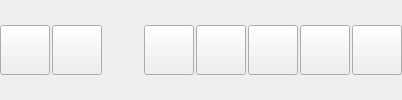
       <widget class="QWidget" name="wdtDishesButtonsSet" native="true">
        <layout class="QHBoxLayout" name="horizontalLayout_2">
         <property name="spacing">
          <number>2</number>
         </property>
         <property name="leftMargin">
          <number>0</number>
         </property>
         <property name="topMargin">
          <number>0</number>
         </property>
         <property name="rightMargin">
          <number>0</number>
         </property>
         <property name="bottomMargin">
          <number>0</number>
         </property>
         <item>
          <widget class="QPushButton" name="btnOrderDown">
           <property name="sizePolicy">
            <sizepolicy hsizetype="Fixed" vsizetype="Fixed">
             <horstretch>0</horstretch>
             <verstretch>0</verstretch>
            </sizepolicy>
           </property>
           <property name="minimumSize">
            <size>
             <width>50</width>
             <height>50</height>
            </size>
           </property>
           <property name="maximumSize">
            <size>
             <width>50</width>
             <height>50</height>
            </size>
           </property>
           <property name="focusPolicy">
            <enum>Qt::NoFocus</enum>
           </property>
           <property name="text">
            <string/>
           </property>
           <property name="icon">
            <iconset resource="../core_gui/res.qrc">
             <normaloff>:/new/prefix1/res/icons/down.png</normaloff>:/new/prefix1/res/icons/down.png</iconset>
           </property>
           <property name="iconSize">
            <size>
             <width>40</width>
             <height>40</height>
            </size>
           </property>
          </widget>
         </item>
         <item>
          <widget class="QPushButton" name="btnOrderUp">
           <property name="sizePolicy">
            <sizepolicy hsizetype="Fixed" vsizetype="Fixed">
             <horstretch>0</horstretch>
             <verstretch>0</verstretch>
            </sizepolicy>
           </property>
           <property name="minimumSize">
            <size>
             <width>50</width>
             <height>50</height>
            </size>
           </property>
           <property name="maximumSize">
            <size>
             <width>50</width>
             <height>50</height>
            </size>
           </property>
           <property name="focusPolicy">
            <enum>Qt::NoFocus</enum>
           </property>
           <property name="text">
            <string/>
           </property>
           <property name="icon">
            <iconset resource="../core_gui/res.qrc">
             <normaloff>:/new/prefix1/res/icons/up.png</normaloff>:/new/prefix1/res/icons/up.png</iconset>
           </property>
           <property name="iconSize">
            <size>
             <width>40</width>
             <height>40</height>
            </size>
           </property>
          </widget>
         </item>
         <item>
          <spacer name="horizontalSpacer_2">
           <property name="orientation">
            <enum>Qt::Horizontal</enum>
           </property>
           <property name="sizeHint" stdset="0">
            <size>
             <width>40</width>
             <height>20</height>
            </size>
           </property>
          </spacer>
         </item>
         <item>
          <widget class="QPushButton" name="btnMoveDish">
           <property name="minimumSize">
            <size>
             <width>50</width>
             <height>50</height>
            </size>
           </property>
           <property name="maximumSize">
            <size>
             <width>50</width>
             <height>50</height>
            </size>
           </property>
           <property name="focusPolicy">
            <enum>Qt::NoFocus</enum>
           </property>
           <property name="text">
            <string/>
           </property>
           <property name="icon">
            <iconset resource="../core_gui/res.qrc">
             <normaloff>:/new/prefix1/res/icons/move.PNG</normaloff>:/new/prefix1/res/icons/move.PNG</iconset>
           </property>
           <property name="iconSize">
            <size>
             <width>40</width>
             <height>40</height>
            </size>
           </property>
          </widget>
         </item>
         <item>
          <widget class="QPushButton" name="btnQtyDel">
           <property name="sizePolicy">
            <sizepolicy hsizetype="Fixed" vsizetype="Fixed">
             <horstretch>0</horstretch>
             <verstretch>0</verstretch>
            </sizepolicy>
           </property>
           <property name="minimumSize">
            <size>
             <width>50</width>
             <height>50</height>
            </size>
           </property>
           <property name="maximumSize">
            <size>
             <width>50</width>
             <height>50</height>
            </size>
           </property>
           <property name="focusPolicy">
            <enum>Qt::NoFocus</enum>
           </property>
           <property name="text">
            <string/>
           </property>
           <property name="icon">
            <iconset resource="../core_gui/res.qrc">
             <normaloff>:/new/prefix1/res/icons/trash.PNG</normaloff>:/new/prefix1/res/icons/trash.PNG</iconset>
           </property>
           <property name="iconSize">
            <size>
             <width>40</width>
             <height>40</height>
            </size>
           </property>
          </widget>
         </item>
         <item>
          <widget class="QPushButton" name="btnDishSpecialComment">
           <property name="minimumSize">
            <size>
             <width>50</width>
             <height>50</height>
            </size>
           </property>
           <property name="maximumSize">
            <size>
             <width>50</width>
             <height>50</height>
            </size>
           </property>
           <property name="focusPolicy">
            <enum>Qt::NoFocus</enum>
           </property>
           <property name="text">
            <string/>
           </property>
           <property name="icon">
            <iconset resource="../core_gui/res.qrc">
             <normaloff>:/new/prefix1/res/icons/comment-special.png</normaloff>:/new/prefix1/res/icons/comment-special.png</iconset>
           </property>
           <property name="iconSize">
            <size>
             <width>40</width>
             <height>40</height>
            </size>
           </property>
          </widget>
         </item>
         <item>
          <widget class="QPushButton" name="btnDishComment">
           <property name="sizePolicy">
            <sizepolicy hsizetype="Fixed" vsizetype="Fixed">
             <horstretch>0</horstretch>
             <verstretch>0</verstretch>
            </sizepolicy>
           </property>
           <property name="minimumSize">
            <size>
             <width>50</width>
             <height>50</height>
            </size>
           </property>
           <property name="maximumSize">
            <size>
             <width>50</width>
             <height>50</height>
            </size>
           </property>
           <property name="focusPolicy">
            <enum>Qt::NoFocus</enum>
           </property>
           <property name="text">
            <string/>
           </property>
           <property name="icon">
            <iconset resource="../core_gui/res.qrc">
             <normaloff>:/new/prefix1/res/icons/comment.png</normaloff>:/new/prefix1/res/icons/comment.png</iconset>
           </property>
           <property name="iconSize">
            <size>
             <width>40</width>
             <height>40</height>
            </size>
           </property>
          </widget>
         </item>
         <item>
          <widget class="QPushButton" name="btnPrintServiceCheck">
           <property name="sizePolicy">
            <sizepolicy hsizetype="Fixed" vsizetype="Fixed">
             <horstretch>0</horstretch>
             <verstretch>0</verstretch>
            </sizepolicy>
           </property>
           <property name="minimumSize">
            <size>
             <width>50</width>
             <height>50</height>
            </size>
           </property>
           <property name="maximumSize">
            <size>
             <width>50</width>
             <height>50</height>
            </size>
           </property>
           <property name="focusPolicy">
            <enum>Qt::NoFocus</enum>
           </property>
           <property name="text">
            <string/>
           </property>
           <property name="icon">
            <iconset resource="../core_gui/res.qrc">
             <normaloff>:/new/prefix1/res/icons/service_check.png</normaloff>:/new/prefix1/res/icons/service_check.png</iconset>
           </property>
           <property name="iconSize">
            <size>
             <width>40</width>
             <height>40</height>
            </size>
           </property>
          </widget>
         </item>
        </layout>
       </widget>
